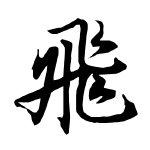
#> input picture evaluate_compare_images/compare_image.png, 150 x 150 px
$ python -i contour.py   (imports and definitions only)
#> lines starting #> are read from the running program, lines starting #| are printed output that depends on the picture; after the words box and inside, x2 and y2 are one past the last pixel; in counts of white or black regions, pixels touching at a corner belong together
import cv2
import numpy as np

def extract_text_contours(input_image_path, output_image_path):
    """
    从输入图片中提取文字轮廓，并生成透明背景的图像。

    参数:
    - input_image_path: str，输入图片路径。
    - output_image_path: str，保存结果图片的路径。
    """
#> called with output_image_path = 'out.png'
    # 读取图片
    image = cv2.imread(input_image_path, cv2.IMREAD_UNCHANGED)
#> image is the input picture: shape (150, 150, 4); mean B, G, R, A 203.5, 203.5, 203.5, 255
    if image is None:
        raise ValueError(f"无法读取图片，请检查路径是否正确: {input_image_path}")

    # 转为灰度图
    gray = cv2.cvtColor(image, cv2.COLOR_BGR2GRAY)

    # 二值化处理
    _, binary = cv2.threshold(gray, 0, 255, cv2.THRESH_BINARY_INV + cv2.THRESH_OTSU)
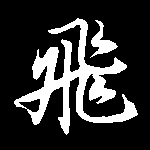
#> binary: shape (150, 150); 20.4% white; 2 white regions

    # 提取轮廓及其层级信息
    contours, hierarchy = cv2.findContours(binary, cv2.RETR_CCOMP, cv2.CHAIN_APPROX_SIMPLE)
#> contours = 3 contours; box (x1, y1, x2, y2) and area: (14, 18, 138, 135) 3879, (90, 20, 118, 58) 324, (18, 98, 41, 113) 182

    # 创建一张透明背景的 RGBA 图像
    transparent_image = np.zeros((*image.shape[:2], 4), dtype=np.uint8)
    transparent_image[:, :, 3] = 0  # 初始化背景透明

    # 获取图像尺寸
    img_height, img_width = gray.shape[:2]
#> img_height = 150; img_width = 150

    # 遍历轮廓并绘制
    for i, contour in enumerate(contours):
        x, y, w, h = cv2.boundingRect(contour)
        if w == img_width and h == img_height:  # 忽略整个图像的边框轮廓
            continue
        if hierarchy[0][i][3] == -1:  # 外轮廓
            cv2.drawContours(transparent_image, [contour], -1, (0, 0, 0, 255), thickness=cv2.FILLED)
        else:  # 内轮廓（空缺区域）
            cv2.drawContours(transparent_image, [contour], -1, (0, 0, 0, 0), thickness=cv2.FILLED)
#> this loop made 3 passes
#> (x, y, w, h) on passes 1 to 3: (90, 20, 28, 38), (14, 18, 124, 117), (18, 98, 23, 15)

    # 保存结果
    cv2.imwrite(output_image_path, transparent_image)
    print(f"处理完成，结果已保存到: {output_image_path}")

# [4 lines of commented-out code are left out]

>>> result = extract_text_contours('evaluate_compare_images/compare_image.png', 'out.png')

$ run again, on evaluate_compare_images/uploaded_file.png
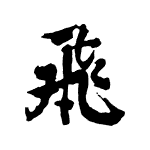
#> input picture evaluate_compare_images/uploaded_file.png, 150 x 150 px
#> in extract_text_contours, image is the input picture: shape (150, 150, 4); mean B, G, R, A 210.8, 210.8, 210.8, 255
#> in extract_text_contours, `_, binary = cv2.threshold(gray, 0, 255, cv2.THRESH_BINARY_INV + cv2.TH..`:
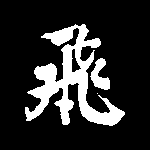
#> binary: shape (150, 150); 17.6% white; 3 white regions (1 under 20 px)
#> contours = 4 contours, 1 with area under 20; largest, box (x1, y1, x2, y2) and area: (25, 24, 125, 126) 3368, (90, 58, 110, 90) 298, (71, 48, 82, 73) 131
#> the loop in extract_text_contours, `for i, contour in enumerate(contours):` made 4 passes
#> (x, y, w, h) on passes 1 to 4: (97, 93, 1, 1), (90, 58, 20, 32), (25, 24, 100, 102), (71, 48, 11, 25)
